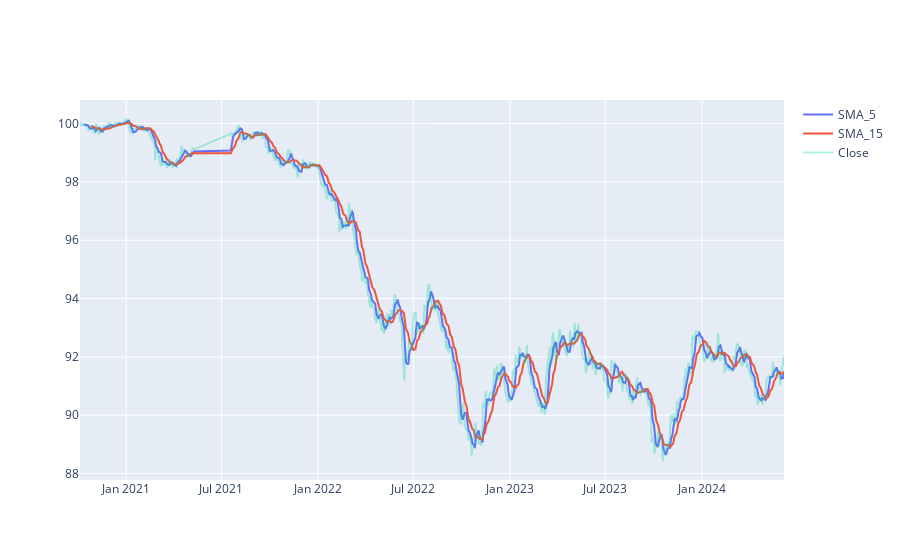

Notebook code for this chart:
### Code cell
#SMA
data['SMA_5'] = data['Close'].rolling(window = 5).mean().shift()
data['SMA_15'] = data['Close'].rolling(window = 15).mean().shift()


# If u want to visualize between a range of specific dates u can do it like -> fig = go.Figure(layout_xaxis_range=['2019-06-04','2020-01-02'])

fig = go.Figure()
fig.add_trace(go.Scatter(x=data.index,y=data.SMA_5,name='SMA_5'))
fig.add_trace(go.Scatter(x=data.index,y=data.SMA_15,name='SMA_15'))
fig.add_trace(go.Scatter(x=data.index,y=data.Close,name='Close', opacity=0.3))
fig.show()

### Figure 1 — Plotly figure (JSON) as saved in the notebook; plotly's stock layout.template omitted (floating-point values rounded to 4 significant figures; data arrays with more than 128 entries replaced by an {"elided": "..."} marker saying what was removed)
{"data": [{"name": "SMA_5", "type": "scatter", "x": {"elided": "876 str values"}, "y": {"elided": "876 float values"}}, {"name": "SMA_15", "type": "scatter", "x": {"elided": "876 str values"}, "y": {"elided": "876 float values"}}, {"name": "Close", "opacity": 0.3, "type": "scatter", "x": {"elided": "876 str values"}, "y": {"elided": "876 float values"}}], "layout": {}}
